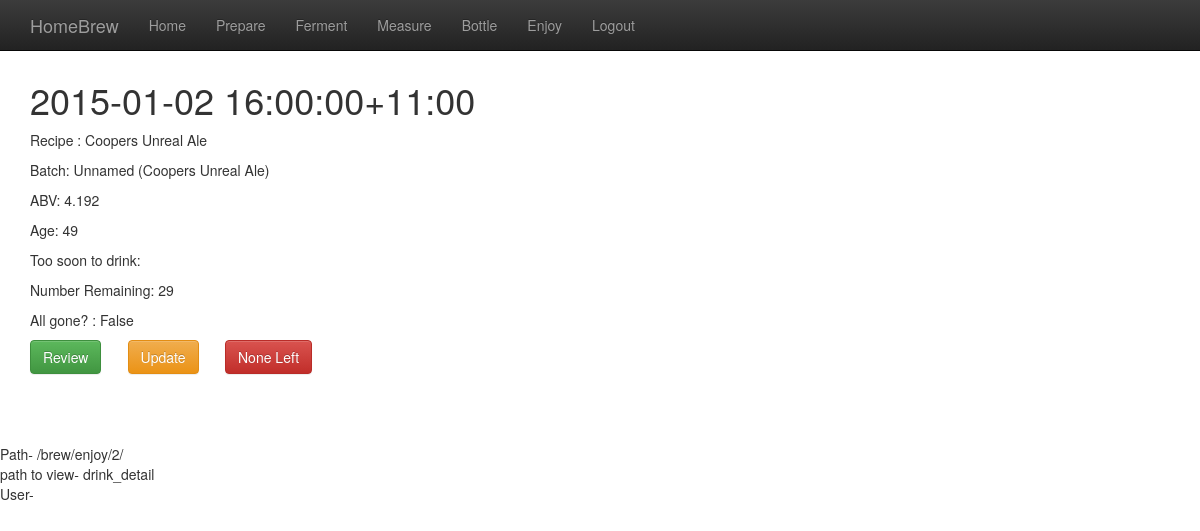
The page /brew/enjoy/2/ on the database as committed earlier.
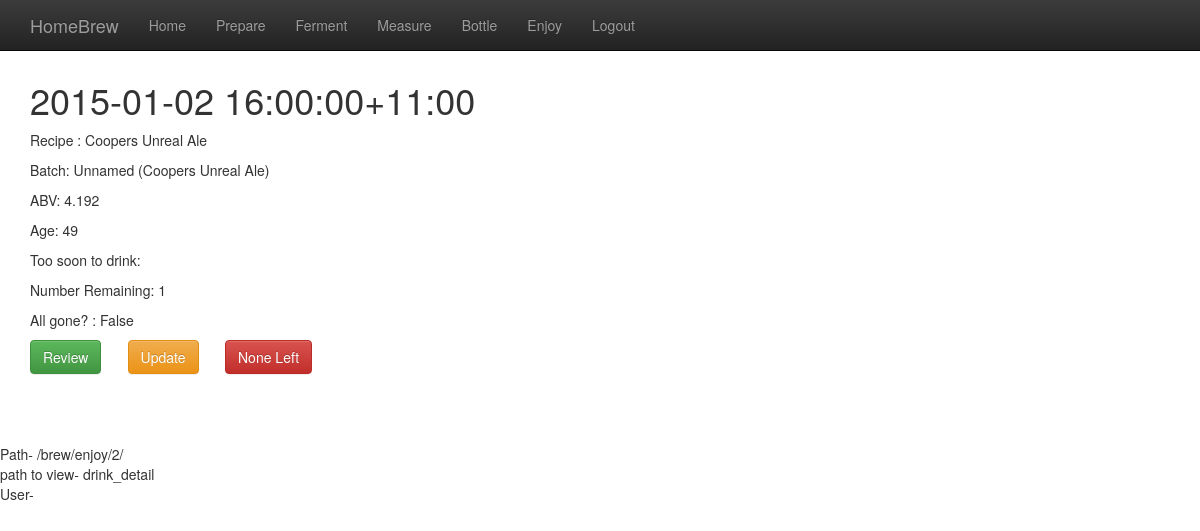
The same page on the database as committed later.
### brew/models.py (models this page shows, shortened)
class Bottling(models.Model):
    class Meta:
        ordering = ['-date']
    def __str__(self):
        return str(localtime(self.date))
    @property
    def abv(self):
        return 131 * (self.batch.original_gravity - self.final_measurement.gravity)
    @property
    def age(self):
        return (timezone.now() - self.date).days
    @property
    def all_gone(self):
        return self.num_remaining <= 0
    batch = models.ForeignKey(Batch)
    final_measurement = models.ForeignKey(Measurement)
    date = models.DateTimeField('date bottled')
    bottle_type = models.ForeignKey(BottleType)
    num_bottled = models.IntegerField(default=0)
    num_remaining = models.IntegerField(default=0)
    markings = models.CharField(max_length=10, blank=True, null=True)
    notes = models.CharField(max_length=200, blank=True, null=True)

class Batch(models.Model):
    class Meta:
        ordering = ['-date']
    def __str__(self):
        if self.name == '':
            friendly = 'Unnamed'
        else:
            friendly = self.name
        friendly = friendly + ' (' + force_text(self.recipe) + ')'
        return friendly
    @property
    def original_gravity(self):
        return self.measurement_set.filter(gravity_type__name="OG").get().gravity
    name = models.CharField(max_length=100, blank=True, null=True)
    recipe = models.ForeignKey(Recipe)
    description = models.CharField(max_length=200, blank=True, null=True)
    date = models.DateTimeField('date brewed')

class Recipe(models.Model):
    class Meta:
        ordering = ['-date']
    def __str__(self):
        return self.name
    name = models.CharField(max_length=100)
    description = models.CharField(max_length=200, blank=True, null=True)
    ingredient = models.ManyToManyField(Ingredient)  # Refer above
    date = models.DateTimeField('date created', default=datetime.now)
    min_fermentation_days = models.IntegerField('guideline days in fermenter', default=7)
    min_bottled_days = models.IntegerField('min days in bottle', default=14)

class Measurement(models.Model):
    batch = models.ForeignKey(Batch)
    date = models.DateTimeField('date measured')
    gravity_type = models.ForeignKey(GravityType)
    gravity = models.DecimalField(max_digits=4, decimal_places=3, blank=True, null=True)
    temperature = models.IntegerField(blank=True, null=True)

### brew/views.py (the view)
# urls.py: url(r'^enjoy/(?P<pk>\d+)/$', views.DrinkDetailView.as_view(), name='drink_detail'),
class DrinkDetailView(generic.DetailView):
    model = Bottling
    template_name = "brew/drink_detail.html"

### brew/templatetags/brew_extras.py (called while the page is built)
@register.simple_tag
def active_page(request, view_name):
    from django.core.urlresolvers import resolve, Resolver404
    if not request:
        return ""
    try:
        return "active" if resolve(request.path_info).url_name == view_name else ""
    except Resolver404:
        return ""

@register.filter
def tourl(value): # Only one argument.
    from django.core.urlresolvers import resolve, Resolver404
    return resolve(value).url_name

### brew/templates/brew/drink_detail.html (shortened to what this page needs)
{% extends "brew/base.html" %}
{% block content %}
    <h1>{{ bottling }}</h1>
    <p> Recipe : {{ bottling.batch.recipe }}</p>
    <p>Batch: {{ bottling.batch }}</p>
    <p>ABV: {{ bottling.abv }}</p>
    <p>Age: {{ bottling.age }}</p
    <p> Too soon to drink: {{ bottling.was_bottled_recently }}</p>
    <p> Number Remaining: {{ bottling.num_remaining }}</p>
    <p>All gone? : {{ bottling.all_gone }}</p>
    <p>
    <div class="row">
        <div class="col-md-1">
            <form action="" method="GET">
                <button class="btn btn-success" type="submit">Review</button>
            </form>
        </div>
        <div class="col-md-1">
            <form action="{% url 'brew:drink_update' bottling.id %}" method="get">
                <button class="btn btn-warning" type="submit">Update</button>
            </form>
        </div>
        <div class="col-md-1">
            <form action="" method="POST">
                <button class="btn btn-danger" type="submit">None Left</button>
            </form>
        </div>
    </div>
    </p>
{% endblock content %}

Rows that differ between the two databases and show on the page:
changed Bottling "False": num_remaining "29" → "1"
